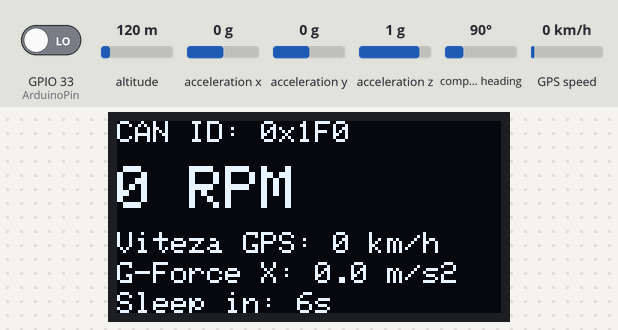
This sketch was run on a simulated ESP32. Parts: 128×64 one-colour display. The inputs (shaded band) are chosen by the test bench; at power-on: acceleration x 0 g, GPIO 33 (ArduinoPin) LOW, altitude 120 m, acceleration y 0 g, acceleration z 1 g, compass heading 90°, GPS speed 0 km/h. The GPS gets a fix after 3 s at 37.7749, -122.4194 with 8 satellites; what the sketch prints to the serial monitor is not drawn. At 10.6 s the program puts the board to deep sleep or switches it off; the recording ends there.

Above: at 2.2 s.
2.3 s: acceleration x set to -1.4 g
At 3.7 s:
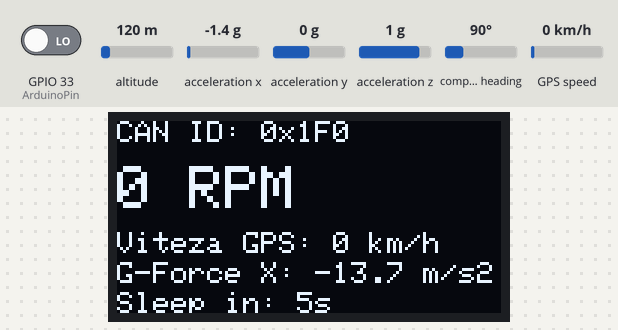
4.6 s: acceleration x set to -0.8 g
At 5.5 s:
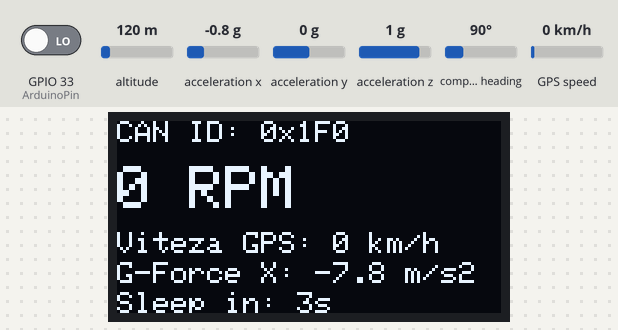
6.6 s: acceleration x set to 0.8 g
At 7.4 s:
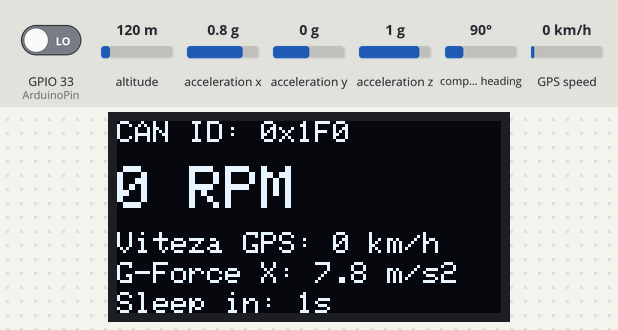
Timing chart, 0 to 9.6 s (numbered marks = the images above; inputs shaded):
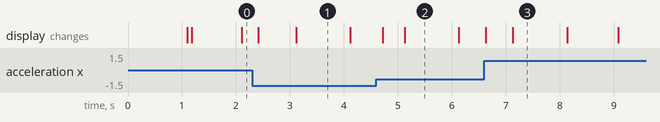

Measured:
- what the display in image 1 shows lasts 1.0 s, from 3.1 s to 4.1 s

The sketch:

ESPCodeCopy.ino
```cpp
/*
 *  Hardware:
 *    - ESP32 dev board (main controller)
 *    - ADXL345 accelerometer (I2C) -> shock/motion detection
 *    - NEO-6M GPS module (UART2)   -> location + speed
 *    - SSD1306 OLED display (I2C)  -> live status
 *    - MCP2515 CAN Bus module (SPI)-> vehicle bus interface
 *    - Arduino Uno (separate board) acting as an engine/RPM simulator,
 *      sending pulses on ArduinoPin to emulate crank/tach signal
 *
 *  NOTE on CAN mode:
 *    The MCP2515 is currently in MCP_LOOPBACK mode. This is intended for
 *    bench-testing the CAN peripheral itself: the ESP32 sends its own RPM
 *    frame and immediately reads it back, so what you see on the OLED is
 *    a loopback echo, NOT real data from a vehicle bus.
 *    Before installing on a real car, switch to:
 *        CAN0.setMode(MCP_NORMAL);      // read/write on real bus
 *        // or
 *        CAN0.setMode(MCP_LISTENONLY);  // read-only, never transmits
 */

#include <SPI.h>
#include <mcp_can.h>
#include <Wire.h>
#include <Adafruit_GFX.h>
#include <Adafruit_SSD1306.h>
#include <ArduinoJson.h>
#include <Adafruit_ADXL345_U.h>
#include <TinyGPS++.h>

//for json file
unsigned long ultimulJSON = 0;
const unsigned long intervalJSON = 1000;

// pin used to comunicate with Arduino
const int ArduinoPin = 33;

// Pins used for CAN Bus MCP2515 module
#define CAN0_CS 15
MCP_CAN CAN0(CAN0_CS);

// Pini Serial Hardware pentru GPS (UART2)
#define RXD2 17  //  TX GPS
#define TXD2 16  //  RX GPS
HardwareSerial serialGPS(2);
TinyGPSPlus gps;

// OLED screen I2C (SDA=21, SCL=22)
#define SCREEN_WIDTH 128
#define SCREEN_HEIGHT 64
Adafruit_SSD1306 display(SCREEN_WIDTH, SCREEN_HEIGHT, &Wire, -1);

//  ADXL345 accelerometer I2C (SDA=21, SCL=22)
Adafruit_ADXL345_Unified accel = Adafruit_ADXL345_Unified(12345);
const int pinIntrareADXL = 14; // Connected to Pin 14 on ESP32

// variable used for interrupts (volatile to avoid loop statement)
volatile unsigned long currentPeriod = 0;
volatile unsigned long lastPeriod = 0;
unsigned long sleepTimeout = 0;
const unsigned long deepSleepPeriod = 8000;
unsigned long lastRPM = 0;
volatile bool newEdge = false;


//interrupt function to put ESP in sleep
void IRAM_ATTR impulseRead()
{
    unsigned long now = micros();
    unsigned long diff = now - lastPeriod;

    if(diff > 1500)
    {
      currentPeriod = diff;
      lastPeriod = now;
      newEdge = true;
    }
}

void setup() {
  Serial.begin(115200);

  Wire.begin(21,22);

  // Confuguration for OLED screen
  if(!display.begin(SSD1306_SWITCHCAPVCC, 0x3C)) {
    Serial.println(F("[ERR] Ecranul OLED nu a fost detectat!"));
  }
  display.clearDisplay();
  display.setTextColor(SSD1306_WHITE);

  display.setTextSize(1);
  display.setCursor(15, 15);
  display.println("=== SYSTEM ON ===");
  display.setCursor(15, 35);
  display.println("Connecting CAN...");
  display.display();
  delay(1000);

  // Setup ADXL345
  if(!accel.begin()) {
    Serial.println("[ERR] Senzorul ADXL345 nu a fost detectat!");
  } else {
    accel.setRange(ADXL345_RANGE_16_G); // Set for big shocks
  }

  // Setup GPS module
  serialGPS.begin(9600, SERIAL_8N1, RXD2, TXD2);

  // Setup CAN Bus MCP2515 module
  if(CAN0.begin(MCP_ANY, CAN_500KBPS, MCP_8MHZ) == CAN_OK) {
    Serial.println("CAN: MCP2515 pregătit în mod LOOPBACK.");
    CAN0.setMode(MCP_LOOPBACK);
  } else {
    Serial.println("[ERR] Eroare inițializare modul CAN!");
  }

  // Setup comunication pin with Arduino using an intern resistance
  pinMode(ArduinoPin,INPUT_PULLDOWN);
  attachInterrupt(digitalPinToInterrupt(ArduinoPin),impulseRead,RISING);

  esp_sleep_enable_ext0_wakeup((gpio_num_t)ArduinoPin, 1);

  sleepTimeout = millis();
}

void loop() {
  unsigned long timeC = millis();
  static int rpmbun = 0;

  // test for gps module
  while (serialGPS.available() > 0) {
    gps.encode(serialGPS.read());
  }

  // Read ADXL
  sensors_event_t event;
  accel.getEvent(&event);

  // Verify for safery period
  unsigned long period1 = 0;
  bool newPulse = false;

  noInterrupts();
  if(newEdge)
  {
    period1 = currentPeriod;
    newPulse = true;
    newEdge = false;
  }
  interrupts();

  //motor stopped condition
  if(micros() - lastPeriod > 350000)
  {
    rpmbun = 0;
  }else if(newPulse && currentPeriod > 0)
  {
    unsigned long rawRPM = 30000000UL/ period1;

    if(rawRPM >= 700 && rawRPM <= 7500)
    {
      if(rawRPM < 1100)
      {
        rpmbun = rawRPM;
      }else{
        rpmbun = (rpmbun *2 + rawRPM) / 3;
      }
      sleepTimeout = timeC;
    }
  }


// CAN Bus
  byte CAN[8] = {0};
  CAN[0] = (rpmbun >> 8) & 0xFF;
  CAN[1] = rpmbun & 0xFF;

  if (gps.speed.isValid()) {
    CAN[2] = (byte)gps.speed.kmph();
  } else {
    CAN[2] = 0;
  }

  CAN0.sendMsgBuf(0x1F0, 0, 8, CAN);

  // CAN bus c (Loopback)
  long unsigned int rxId;
  unsigned char len = 0;
  unsigned char rxBuf[8];

  int rpmCAN = 0;
  int speedCAN = 0;

  if (CAN0.checkReceive() == CAN_MSGAVAIL) {
    CAN0.readMsgBuf(&rxId, &len, rxBuf);
    if (rxId == 0x1F0) {
      rpmCAN = (rxBuf[0] << 8) | rxBuf[1];
      speedCAN = rxBuf[2];
    }
  }

  // Update OLED screen
  static unsigned long lastOLED = 0;

  if(timeC - lastOLED >= 100)
  {
    lastOLED = timeC;
    display.clearDisplay();

    display.setTextSize(1);
    display.setCursor(0, 0);
    display.print("CAN ID: 0x1F0");

    display.setTextSize(2);
    display.setCursor(0, 15);
    display.print(rpmCAN);
    display.print(" RPM");

    display.setTextSize(1);
    display.setCursor(0, 37);
    display.print("Viteza GPS: ");
    display.print(speedCAN);
    display.print(" km/h");

    display.setCursor(0, 47);
    display.print("G-Force X: ");
    display.print(event.acceleration.x, 1);
    display.print(" m/s2");

    display.setCursor(0, 57);
    if (rpmbun == 0) {
      long timpRamas = (long)deepSleepPeriod - (long)(timeC - sleepTimeout);
      if (timpRamas < 0) timpRamas = 0;
      int sec = timpRamas / 1000;

      display.print("Sleep in: ");
      display.print(sec);
      display.print("s");
    } else {
      display.print("Sateliti GPS: ");
      display.print(gps.satellites.value());
    }
    display.display();
  }
// Telemetry (JSON over Serial)
  if (timeC - ultimulJSON >= intervalJSON) {
    ultimulJSON = timeC;

    sensors_event_t eventS;
    accel.getEvent(&eventS);

    JsonDocument doc;
    doc["timestamp"] = "LIVE";

    JsonObject slave = doc["nodes"]["slave_simulator"].to<JsonObject>();
    slave["mcu"] = "Arduino Uno";
    slave["data"]["engine_rpm"] = rpmbun;

    JsonObject master = doc["nodes"]["master_telemetry"].to<JsonObject>();
    master["mcu"] = "ESP32";
    master["data"]["gps_speed_kmh"] = gps.speed.isValid() ? (int)gps.speed.kmph() : 0;
    master["data"]["satellites_locked"] = gps.satellites.isValid() ? gps.satellites.value() : 0;
    master["data"]["g_force_x"] = event.acceleration.x;

    if (gps.location.isValid()) {
      master["data"]["latitude"] = gps.location.lat();
      master["data"]["longitude"] = gps.location.lng();
    } else {
      master["data"]["latitude"] = 0.0;
      master["data"]["longitude"] = 0.0;
    }

    // Sent JSON text to pc through UART
    serializeJson(doc, Serial);
    Serial.println();
  }


// Deep Sleep statement
  if (rpmbun == 0 && (timeC - sleepTimeout >= deepSleepPeriod)) {
    display.clearDisplay();
    display.setTextSize(1);
    display.setCursor(10, 25);
    display.print("SYSTEM GOING TO SLEEP");
    display.display();
    delay(1500);

    display.ssd1306_command(SSD1306_DISPLAYOFF);
    Serial.println("Sistemul intră în Deep Sleep. Aștept impuls de trezire...");

    esp_deep_sleep_start();
  }
}
```
